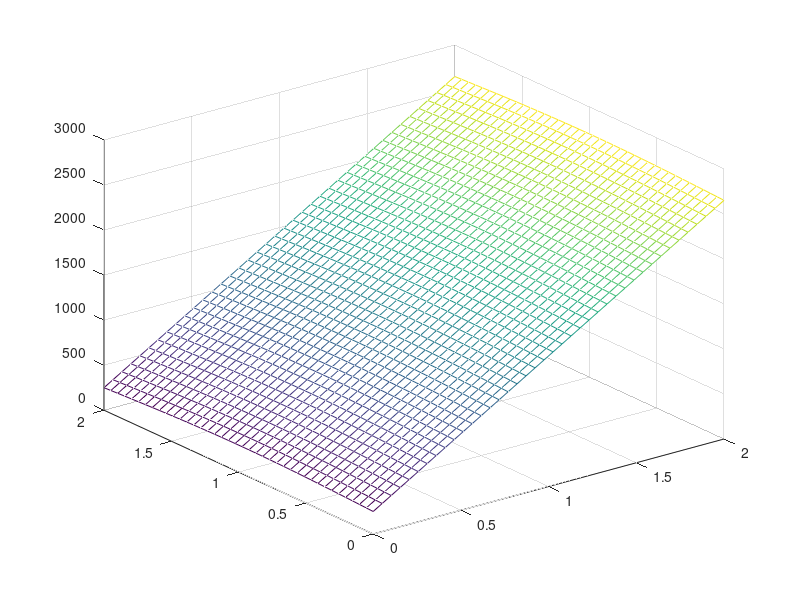

This figure's MATLAB source:
%this program models the ocean floor with an equation of depth d = 250+
%30*x^2 + 50*sin((pi*y)/2). In the problem you are asked to model the
%system, find the depth at a given point, determine the steepness in the x
%and y direction and find the greatest rate of change given the position
x = linspace(0,2,40);
y = linspace(0,2,40);
[x, y] = meshgrid(x,y);
d = 250+ 30*x^2 + 50*sin((pi*y)/2);
mesh(x,y,d);
x1 = input('enter x coordinate (1)');
y1 = input('enter y coordinate (.5)');
d2 = 250+ 30*x1^2 + 50*sin((pi*y1)/2);
disp('depth');
disp(d2);
disp('x steepness');
xsteep = 60*x1;
disp(xsteep);
ysteep = 50*(pi/2)*cos((pi*y1)/2);
disp('y steepness');
disp(ysteep);
gradient = [xsteep, ysteep];
disp('vector direction of steepest change');
disp(gradient);
